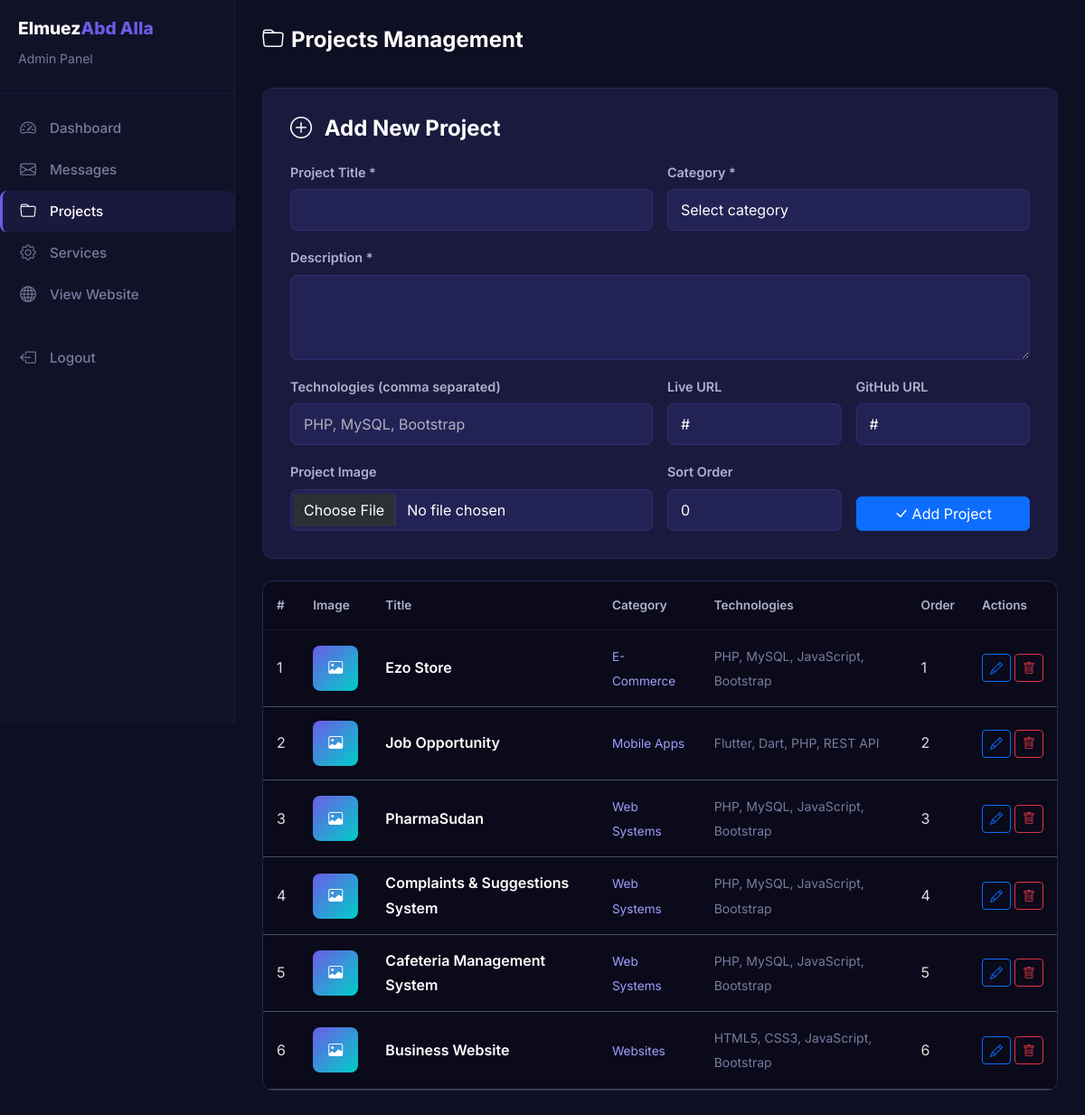
Screenshot of /admin/projects.php (signed in) with the database file from the repository.
### tables this page shows
CREATE TABLE IF NOT EXISTS `projects` (
    `id` INT AUTO_INCREMENT PRIMARY KEY,
    `title` VARCHAR(150) NOT NULL,
    `description` TEXT NOT NULL,
    `category` VARCHAR(50) NOT NULL,
    `technologies` VARCHAR(255) DEFAULT NULL,
    `image` VARCHAR(255) DEFAULT NULL,
    `live_url` VARCHAR(255) DEFAULT NULL,
    `github_url` VARCHAR(255) DEFAULT NULL,
    `sort_order` INT DEFAULT 0,
    `created_at` TIMESTAMP DEFAULT CURRENT_TIMESTAMP
);

### includes/functions.php (called while the page is built, shortened)
<?php
function sanitize($input) {
    return htmlspecialchars(trim($input), ENT_QUOTES, 'UTF-8');
}

### admin/projects.php (the view, shortened to what this page needs)
<?php
require_once __DIR__ . '/../includes/functions.php';
$projects = $pdo->query("SELECT * FROM projects ORDER BY sort_order ASC, id DESC")->fetchAll();
$edit_project = null;
?>
<!DOCTYPE html>
<html lang="en" data-bs-theme="dark">
<head>
    <link href="https://cdn.jsdelivr.net/npm/bootstrap@5.3.2/dist/css/bootstrap.min.css" rel="stylesheet">
    <link href="https://cdn.jsdelivr.net/npm/bootstrap-icons@1.11.3/font/bootstrap-icons.min.css" rel="stylesheet">
    <link href="../assets/css/style.css" rel="stylesheet">
</head>
<body>
    <div class="admin-wrapper">
        <div class="admin-sidebar" id="sidebar">
            <div class="sidebar-brand">
                <h4>Elmuez<span>Abd Alla</span></h4>
                <small style="color: #7a7a9e;">Admin Panel</small>
            </div>
            <nav class="nav flex-column">
                <a class="nav-link" href="dashboard.php"><i class="bi bi-speedometer2"></i> Dashboard</a>
                <a class="nav-link" href="messages.php"><i class="bi bi-envelope"></i> Messages</a>
                <a class="nav-link active" href="projects.php"><i class="bi bi-folder"></i> Projects</a>
                <a class="nav-link" href="services-admin.php"><i class="bi bi-gear"></i> Services</a>
                <a class="nav-link" href="../index.php" target="_blank"><i class="bi bi-globe"></i> View Website</a>
                <a class="nav-link mt-4" href="logout.php"><i class="bi bi-box-arrow-left"></i> Logout</a>
            </nav>
        </div>
        <div class="admin-content">
            <div class="admin-header">
                <div>
                    <h2><i class="bi bi-folder me-2"></i>Projects Management</h2>
                </div>
            </div>
            <div class="admin-form mb-4">
                <h4 style="color: #fff; font-weight: 700; margin-bottom: 20px;">
                    <i class="bi <?= $edit_project ? 'bi-pencil' : 'bi-plus-circle' ?> me-2"></i>
                    <?= $edit_project ? 'Edit Project' : 'Add New Project' ?>
                </h4>
                <form method="POST" enctype="multipart/form-data">
                    <div class="row g-3">
                        <div class="col-md-6">
                            <label class="form-label">Project Title *</label>
                            <input type="text" class="form-control" name="title" required value="<?= sanitize($edit_project['title'] ?? '') ?>">
                        </div>
                        <div class="col-md-6">
                            <label class="form-label">Category *</label>
                            <select class="form-select" name="category" required>
                                <option value="">Select category</option>
                            </select>
                        </div>
                        <div class="col-12">
                            <label class="form-label">Description *</label>
                            <textarea class="form-control" name="description" rows="3" required><?= sanitize($edit_project['description'] ?? '') ?></textarea>
                        </div>
                        <div class="col-md-6">
                            <label class="form-label">Technologies (comma separated)</label>
                            <input type="text" class="form-control" name="technologies" value="<?= sanitize($edit_project['technologies'] ?? '') ?>" placeholder="PHP, MySQL, Bootstrap">
                        </div>
                        <div class="col-md-3">
                            <label class="form-label">Live URL</label>
                            <input type="url" class="form-control" name="live_url" value="<?= sanitize($edit_project['live_url'] ?? '#') ?>">
                        </div>
                        <div class="col-md-3">
                            <label class="form-label">GitHub URL</label>
                            <input type="url" class="form-control" name="github_url" value="<?= sanitize($edit_project['github_url'] ?? '#') ?>">
                        </div>
                        <div class="col-md-6">
                            <label class="form-label">Project Image</label>
                            <input type="file" class="form-control" name="image" accept="image/*">
                        </div>
                        <div class="col-md-3">
                            <label class="form-label">Sort Order</label>
                            <input type="number" class="form-control" name="sort_order" value="<?= $edit_project['sort_order'] ?? 0 ?>">
                        </div>
                        <div class="col-md-3 d-flex align-items-end">
                            <button type="submit" class="btn btn-primary w-100">
                                <i class="bi bi-check-lg me-1"></i><?= $edit_project ? 'Update' : 'Add' ?> Project
                            </button>
                        </div>
                    </div>
                </form>
            </div>
            <div class="admin-table">
                <div class="table-responsive">
                    <table class="table mb-0">
                        <thead>
                            <tr>
                                <th>#</th>
                                <th>Image</th>
                                <th>Title</th>
                                <th>Category</th>
                                <th>Technologies</th>
                                <th>Order</th>
                                <th>Actions</th>
                            </tr>
                        </thead>
                        <tbody>
                            <?php if (!empty($projects)): ?>
                                <?php foreach ($projects as $i => $proj): ?>
                                    <tr>
                                        <td><?= $i + 1 ?></td>
                                        <td>
                                            <?php if ($proj['image'] && file_exists($proj['image'])): ?>
                                                <img src="../<?= sanitize($proj['image']) ?>" alt="" style="width: 50px; height: 50px; object-fit: cover; border-radius: 8px;">
                                            <?php else: ?>
                                                <div style="width: 50px; height: 50px; background: var(--gradient-1); border-radius: 8px; display: flex; align-items: center; justify-content: center; color: #fff;"><i class="bi bi-image"></i></div>
                                            <?php endif; ?>
                                        </td>
                                        <td style="color: #fff; font-weight: 600;"><?= sanitize($proj['title']) ?></td>
                                        <td><span style="color: #a29bfe; font-size: 0.85rem;"><?= sanitize($proj['category']) ?></span></td>
                                        <td><small style="color: #7a7a9e;"><?= sanitize($proj['technologies']) ?></small></td>
                                        <td><?= $proj['sort_order'] ?></td>
                                        <td>
                                            <div class="d-flex gap-1">
                                                <a href="?edit=<?= $proj['id'] ?>" class="btn btn-sm btn-outline-primary" title="Edit"><i class="bi bi-pencil"></i></a>
                                                <a href="?delete=<?= $proj['id'] ?>" class="btn btn-sm btn-outline-danger" title="Delete" onclick="return confirm('Delete this project?')"><i class="bi bi-trash"></i></a>
                                            </div>
                                        </td>
                                    </tr>
                                <?php endforeach; ?>
                            <?php else: ?>
                                <tr>
                                    <td colspan="7" style="text-align: center; color: #7a7a9e; padding: 40px;">No projects yet.</td>
                                </tr>
                            <?php endif; ?>
                        </tbody>
                    </table>
                </div>
            </div>
        </div>
    </div>
</body>
</html>

### assets/css/style.css (style rules this page uses)
:root { --primary: #6c5ce7; --primary-light: #a29bfe; --primary-dark: #5a4bd1; --accent: #00cec9; --accent-light: #81ecec; --gradient-1: linear-gradient(135deg, #6c5ce7, #00cec9); --gradient-2: linear-gradient(135deg, #0984e3, #6c5ce7); --gradient-3: linear-gradient(135deg, #00cec9, #0984e3); --font-main: 'Inter', sans-serif; --font-mono: 'Fira Code', monospace; --radius: 12px; --radius-lg: 20px; --shadow: 0 4px 20px rgba(0, 0, 0, 0.08); --shadow-lg: 0 8px 40px rgba(0, 0, 0, 0.12); --shadow-glow: 0 0 30px rgba(108, 92, 231, 0.15); --transition: all 0.3s cubic-bezier(0.4, 0, 0.2, 1); --nav-height: 72px; }
[data-bs-theme="dark"] { --bg-primary: #0a0a1a; --bg-secondary: #111128; --bg-card: #1a1a3e; --bg-card-hover: #222255; --text-primary: #ffffff; --text-secondary: #b0b0d0; --text-muted: #7a7a9e; --border-color: rgba(108, 92, 231, 0.15); --nav-bg: rgba(10, 10, 26, 0.92); }
[data-bs-theme="dark"] { --bs-body-bg: #0a0a1a; --bs-body-color: #ffffff; }
*, *::before, *::after { margin: 0; padding: 0; box-sizing: border-box; }
html { scroll-behavior: smooth; scroll-padding-top: var(--nav-height); }
body, [data-bs-theme="dark"] body, [data-bs-theme="light"] body { font-family: var(--font-main); background-color: var(--bg-primary) !important; color: var(--text-primary) !important; line-height: 1.7; overflow-x: hidden; transition: background-color 0.4s ease, color 0.4s ease; }
html, html[data-bs-theme="dark"], html[data-bs-theme="light"] { background-color: var(--bg-primary); color: var(--text-primary); }
a { color: var(--primary); text-decoration: none; transition: var(--transition); }
.nav-link { color: var(--text-secondary) !important; font-weight: 500; padding: 8px 16px !important; border-radius: 8px; transition: var(--transition); font-size: 0.95rem; }
.nav-link:hover, .nav-link.active { color: var(--primary) !important; background: rgba(108, 92, 231, 0.1); }
.form-control, .form-select { background: var(--bg-secondary); border: 1px solid var(--border-color); color: var(--text-primary); padding: 12px 16px; border-radius: var(--radius); transition: var(--transition); }
.form-label { font-weight: 600; font-size: 0.9rem; color: var(--text-primary); margin-bottom: 6px; }
.admin-wrapper { min-height: 100vh; background: #0f0f23; }
.admin-sidebar { width: 260px; background: #111128; border-right: 1px solid rgba(108, 92, 231, 0.15); min-height: 100vh; position: fixed; top: 0; left: 0; z-index: 1000; padding: 20px 0; transition: var(--transition); }
.admin-sidebar .sidebar-brand { padding: 0 20px 25px; border-bottom: 1px solid rgba(108, 92, 231, 0.1); margin-bottom: 15px; }
.admin-sidebar .sidebar-brand h4 { color: #fff; font-size: 1.2rem; font-weight: 800; }
.admin-sidebar .sidebar-brand span { color: #6c5ce7; }
.admin-sidebar .nav-link { color: #7a7a9e !important; padding: 12px 20px; display: flex; align-items: center; gap: 12px; font-size: 0.95rem; transition: var(--transition); border-left: 3px solid transparent; }
.admin-sidebar .nav-link:hover, .admin-sidebar .nav-link.active { color: #fff !important; background: rgba(108, 92, 231, 0.1); border-left-color: #6c5ce7; }
.admin-sidebar .nav-link i { font-size: 1.1rem; width: 24px; text-align: center; }
.admin-content { margin-left: 260px; padding: 30px; min-height: 100vh; background: #0f0f23; }
.admin-header { display: flex; justify-content: space-between; align-items: center; margin-bottom: 30px; }
.admin-header h2 { color: #fff; font-size: 1.5rem; font-weight: 700; }
.admin-table { background: #1a1a3e; border: 1px solid rgba(108, 92, 231, 0.15); border-radius: 12px; overflow: hidden; }
.admin-table thead { background: #222255; }
.admin-table th { color: #b0b0d0; font-weight: 600; font-size: 0.85rem; padding: 15px; border: none; }
.admin-table td { color: #ddd; padding: 15px; border-top: 1px solid rgba(108, 92, 231, 0.1); vertical-align: middle; }
.admin-form { background: #1a1a3e; border: 1px solid rgba(108, 92, 231, 0.15); border-radius: 12px; padding: 30px; }
.admin-form .form-control, .admin-form .form-select { background: #222255; border: 1px solid rgba(108, 92, 231, 0.2); color: #fff; padding: 10px 14px; border-radius: 8px; }
.admin-form .form-label { color: #b0b0d0; font-weight: 600; font-size: 0.9rem; }

### rows the page displays
projects: title "Ezo Store", category "E-Commerce", technologies "PHP, MySQL, JavaScript, Bootstrap", sort_order "1"
projects: title "Job Opportunity", category "Mobile Apps", technologies "Flutter, Dart, PHP, REST API", sort_order "2"
projects: title "PharmaSudan", category "Web Systems", technologies "PHP, MySQL, JavaScript, Bootstrap", sort_order "3"
projects: title "Complaints & Suggestions System", category "Web Systems", technologies "PHP, MySQL, JavaScript, Bootstrap", sort_order "4"
projects: title "Cafeteria Management System", category "Web Systems", technologies "PHP, MySQL, JavaScript, Bootstrap", sort_order "5"
projects: title "Business Website", category "Websites", technologies "HTML5, CSS3, JavaScript, Bootstrap", sort_order "6"
